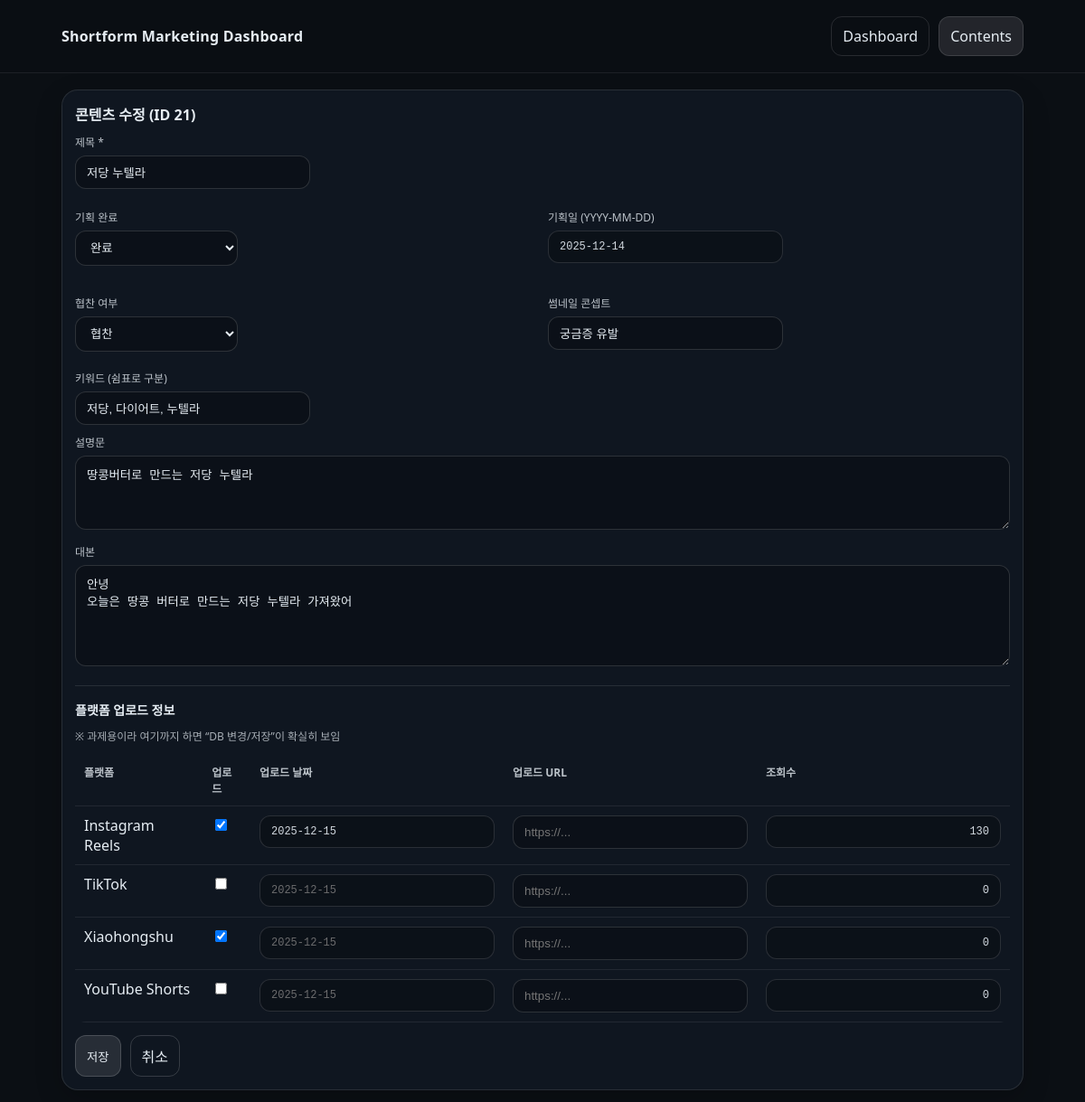
Page /contents/21/edit on the committed database.
### tables this page shows
CREATE TABLE contents (
  content_id INTEGER PRIMARY KEY AUTOINCREMENT,
  plan_done INTEGER NOT NULL DEFAULT 0,
  plan_date TEXT,
  title TEXT NOT NULL,
  description TEXT,
  script TEXT,
  thumbnail_concept TEXT,
  sponsored INTEGER NOT NULL DEFAULT 0,
  created_at TEXT DEFAULT (datetime('now'))
);

CREATE TABLE platforms (
  platform_id INTEGER PRIMARY KEY AUTOINCREMENT,
  name TEXT NOT NULL UNIQUE
);

CREATE TABLE content_platform (
  content_id INTEGER NOT NULL,
  platform_id INTEGER NOT NULL,
  is_uploaded INTEGER NOT NULL DEFAULT 0,
  upload_date TEXT,
  upload_url TEXT,
  views INTEGER DEFAULT 0,
  PRIMARY KEY (content_id, platform_id),
  FOREIGN KEY (content_id) REFERENCES contents(content_id),
  FOREIGN KEY (platform_id) REFERENCES platforms(platform_id)
);

### app.py (the view, shortened to what this page needs)
@app.route("/contents/<int:content_id>/edit", methods=["GET", "POST"])
def content_edit(content_id: int):
    con = get_db()
    cur = con.cursor()
    content = cur.execute("SELECT * FROM contents WHERE content_id=?", (content_id,)).fetchone()
    if not content:
        con.close()
        abort(404)
    platform_rows = cur.execute("SELECT platform_id, name FROM platforms ORDER BY name").fetchall()
    platform_data = cur.execute("""
        SELECT cp.platform_id, cp.is_uploaded, cp.upload_date, cp.upload_url, COALESCE(cp.views,0) AS views
        FROM content_platform cp
        WHERE cp.content_id=?
    """, (content_id,)).fetchall()
    platform_data = {r["platform_id"]: r for r in platform_data}
    kw_text = cur.execute("""
        SELECT GROUP_CONCAT(k.keyword, ', ') AS s
        FROM content_keyword ck JOIN keywords k ON k.keyword_id=ck.keyword_id
        WHERE ck.content_id=?
    """, (content_id,)).fetchone()["s"] or ""
    con.close()
    return render_template(
        "content_form.html",
        app_title=APP_TITLE,
        mode="edit",
        content=content,
        keyword_text=kw_text,
        platforms=platform_rows,
        platform_data=platform_data,
        error=None
    )

### app.py (called while the page is built)
def get_db():
    con = sqlite3.connect(DB_PATH)
    con.row_factory = sqlite3.Row
    return con

### templates/content_form.html (shortened to what this page needs)
<!doctype html>
<html lang="ko">
<head>
  <link rel="stylesheet" href="{{ url_for('static', filename='style.css') }}">
</head>
<body>
  <header class="topbar">
    <div class="wrap">
      <div class="brand">{{ app_title }}</div>
      <nav class="nav">
        <a class="navlink" href="/">Dashboard</a>
        <a class="navlink active" href="/contents">Contents</a>
      </nav>
    </div>
  </header>
  <main class="wrap">
    <section class="panel">
      <h2>{% if mode=='new' %}콘텐츠 추가{% else %}콘텐츠 수정 (ID {{ content['content_id'] }}){% endif %}</h2>
      <form method="post" class="form">
        <div class="row">
          <label class="lbl">제목 *</label>
          <input class="input" name="title" value="{{ (content['title'] if content else '') }}" placeholder="예: 저당 파운드 케이크" />
        </div>
        <div class="grid2">
          <div class="row">
            <label class="lbl">기획 완료</label>
            <select class="select" name="plan_done">
              {% set v = (content['plan_done'] if content else 0) %}
              <option value="1" {% if v==1 %}selected{% endif %}>완료</option>
            </select>
          </div>
          <div class="row">
            <label class="lbl">기획일 (YYYY-MM-DD)</label>
            <input class="input mono" name="plan_date" value="{{ (content['plan_date'] if content else '') }}" placeholder="2025-12-15" />
          </div>
        </div>
        <div class="grid2">
          <div class="row">
            <label class="lbl">협찬 여부</label>
            {% set s = (content['sponsored'] if content else 0) %}
            <select class="select" name="sponsored">
              <option value="1" {% if s==1 %}selected{% endif %}>협찬</option>
            </select>
          </div>
          <div class="row">
            <label class="lbl">썸네일 콘셉트</label>
            <input class="input" name="thumbnail_concept" value="{{ (content['thumbnail_concept'] if content else '') }}" placeholder="예: 큰 글씨 + 전/후 비교" />
          </div>
        </div>
        <div class="row">
          <label class="lbl">키워드 (쉼표로 구분)</label>
          <input class="input" name="keywords" value="{{ keyword_text }}" placeholder="저당, 다이어트, 숏폼, 레시피" />
        </div>
        <div class="row">
          <label class="lbl">설명문</label>
          <textarea class="textarea" name="description" rows="4" placeholder="짧게 요약">{{ (content['description'] if content and content['description'] else '') }}</textarea>
        </div>
        <div class="row">
          <label class="lbl">대본</label>
          <textarea class="textarea" name="script" rows="6" placeholder="대본 내용">{{ (content['script'] if content and content['script'] else '') }}</textarea>
        </div>
        <hr class="hr" />
        <h3 class="h3">플랫폼 업로드 정보</h3>
        <div class="hint">※ 과제용이라 여기까지 하면 “DB 변경/저장”이 확실히 보임</div>
        <table class="table">
          <thead>
            <tr>
              <th>플랫폼</th>
              <th>업로드</th>
              <th>업로드 날짜</th>
              <th>업로드 URL</th>
              <th class="right">조회수</th>
            </tr>
          </thead>
          <tbody>
            {% for p in platforms %}
              {% set d = platform_data.get(p['platform_id']) %}
              <tr>
                <td>{{ p['name'] }}</td>
                <td>
                  <input type="checkbox" name="pl_{{ p['platform_id'] }}_uploaded"
                    {% if d and d['is_uploaded']==1 %}checked{% endif %}>
                </td>
                <td>
                  <input class="input mono" name="pl_{{ p['platform_id'] }}_date"
                         value="{{ (d['upload_date'] if d and d['upload_date'] else '') }}"
                         placeholder="2025-12-15">
                </td>
                <td>
                  <input class="input" name="pl_{{ p['platform_id'] }}_url"
                         value="{{ (d['upload_url'] if d and d['upload_url'] else '') }}"
                         placeholder="https://...">
                </td>
                <td class="right">
                  <input class="input mono" name="pl_{{ p['platform_id'] }}_views"
                         value="{{ (d['views'] if d else 0) }}"
                         style="max-width:120px; text-align:right;">
                </td>
              </tr>
            {% endfor %}
          </tbody>
        </table>
        <div class="actions">
          <button class="btn" type="submit">저장</button>
          <a class="btn ghost" href="/contents">취소</a>
        </div>
      </form>
    </section>
  </main>
</body>
</html>

### static/style.css (style rules this page uses)
* { box-sizing: border-box; }
body { margin: 0; font-family: system-ui, -apple-system, "Segoe UI", Roboto, "Noto Sans KR", Arial, sans-serif; background:#0b0f14; color:#e6edf3; }
a { color: inherit; text-decoration: none; }
.wrap { max-width: 1100px; margin: 0 auto; padding: 18px; }
.topbar { position: sticky; top: 0; background: rgba(11,15,20,0.86); backdrop-filter: blur(8px); border-bottom: 1px solid rgba(255,255,255,0.08); }
.topbar .wrap { display:flex; align-items:center; justify-content:space-between; gap: 12px; }
.brand { font-weight: 800; letter-spacing: .2px; }
.nav { display:flex; gap: 10px; }
.navlink { padding: 10px 12px; border-radius: 12px; border: 1px solid rgba(255,255,255,0.12); }
.navlink.active { background: rgba(255,255,255,0.10); }
.grid2 { display:grid; grid-template-columns: 1fr 1fr; gap: 12px; margin-top: 12px; }
.card, .panel { background: rgba(18,26,36,0.75); border: 1px solid rgba(255,255,255,0.10); border-radius: 18px; padding: 14px; box-shadow: 0 10px 30px rgba(0,0,0,0.20); }
.panel h2 { margin: 0 0 10px; font-size: 16px; }
.hint { margin: 10px 0 12px; opacity: .7; font-size: 12px; }
.table { width: 100%; border-collapse: collapse; overflow: hidden; border-radius: 12px; }
.table th, .table td { padding: 10px 10px; border-bottom: 1px solid rgba(255,255,255,0.08); vertical-align: top; }
.table th { text-align: left; font-size: 12px; opacity: .8; }
.right { text-align: right; }
.mono { font-family: ui-monospace, SFMono-Regular, Menlo, Consolas, monospace; font-size: 12px; opacity: .9; }
.input, .select { background: rgba(0,0,0,0.25); border: 1px solid rgba(255,255,255,0.14); color:#e6edf3; border-radius: 12px; padding: 10px 12px; }
.input { min-width: 260px; flex: 1; }
.select { min-width: 180px; }
.btn { background: rgba(255,255,255,0.10); border: 1px solid rgba(255,255,255,0.16); color:#e6edf3; padding: 10px 12px; border-radius: 12px; cursor: pointer; }
.btn.ghost { background: transparent; }
.form .row { margin: 10px 0; }
.lbl { display:block; margin: 0 0 6px; font-size: 12px; opacity: .8; }
.textarea { width: 100%; background: rgba(0,0,0,0.25); border: 1px solid rgba(255,255,255,0.14); color:#e6edf3; border-radius: 12px; padding: 10px 12px; }
.hr { border: none; border-top: 1px solid rgba(255,255,255,0.10); margin: 16px 0; }
.h3 { margin: 0 0 8px; font-size: 14px; }
.actions { display:flex; gap:10px; margin-top: 14px; }

### rows in the picture
contents: content_id "21", title "저당 누텔라", plan_date "2025-12-14", thumbnail_concept "궁금증 유발", description "땅콩버터로 만드는 저당 누텔라", script "안녕 오늘은 땅콩 버터로 만드는 저당 누텔라 가져왔어"
platforms: name "Instagram Reels", platform_id "☑", views "130"
content_platform: upload_date "2025-12-15"
platforms: name "TikTok", platform_id "2025-12-15", views "0"
platforms: name "Xiaohongshu", platform_id "☑", views "0"
platforms: name "YouTube Shorts", platform_id "2025-12-15", views "0"

### other values in the picture
{{ app_title }} "Shortform Marketing Dashboard"
